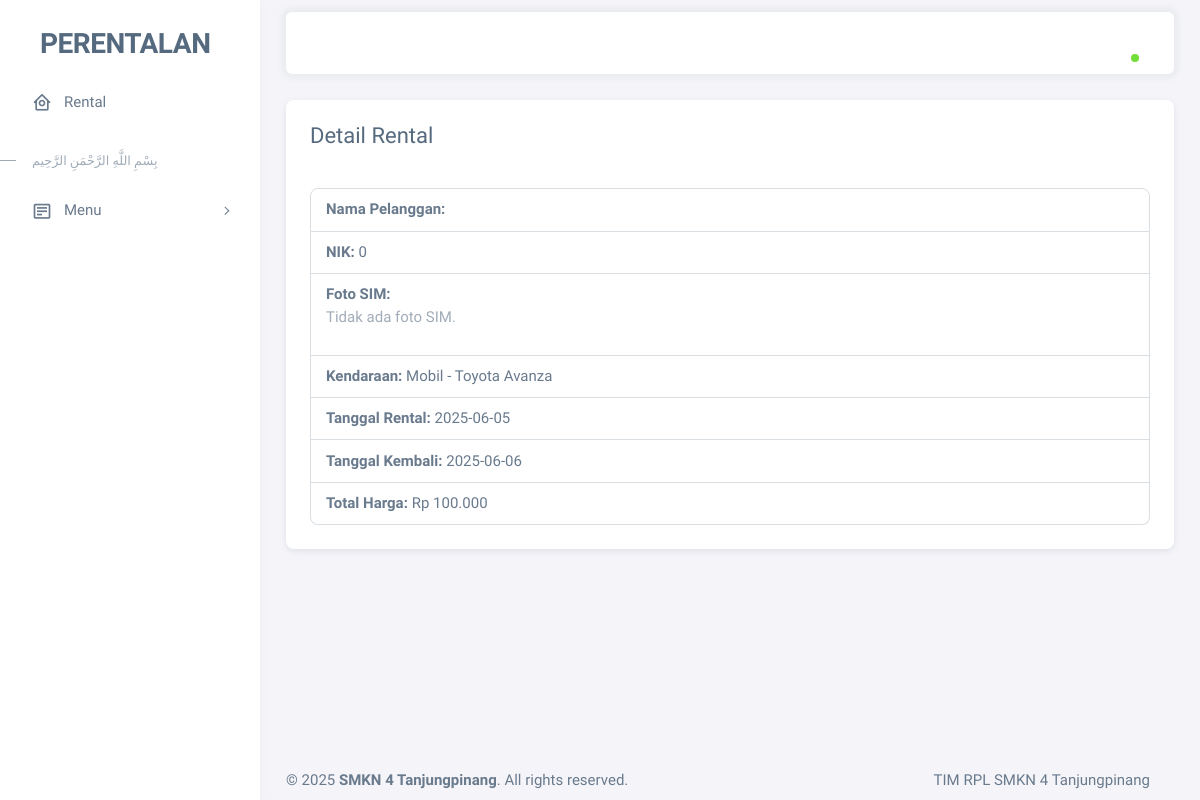
/detail_rental.php?rental_id=12 (signed in), run on the app's committed database.
### tables this page shows
CREATE TABLE `rental` (
  `rental_id` int(11) NOT NULL,
  `kendaraan_id` int(11) DEFAULT NULL,
  `pelanggan_id` int(11) DEFAULT NULL,
  `tgl_rental` date DEFAULT NULL,
  `tgl_kembali` date DEFAULT NULL,
  `total` int(11) DEFAULT NULL,
  `IMAGE` varchar(255) DEFAULT NULL
);

CREATE TABLE `pelanggan` (
  `pelanggan_id` int(11) NOT NULL,
  `NIK` int(255) NOT NULL,
  `nama` varchar(100) NOT NULL,
  `sim` varchar(255) DEFAULT NULL
);

CREATE TABLE `kendaraan` (
  `kendaraan_id` int(11) NOT NULL,
  `tipe` varchar(50) NOT NULL,
  `model` varchar(50) DEFAULT NULL,
  `harga_per_hari` int(11) NOT NULL
);

### detail_rental.php (the view, shortened to what this page needs)
<?php
include('.includes/header.php');
include 'config.php';
$rental_id = $_GET['rental_id'];
$query = "SELECT rental.*, pelanggan.nama, pelanggan.NIK, pelanggan.sim, kendaraan.tipe, kendaraan.model
          FROM rental
          JOIN pelanggan ON rental.pelanggan_id = pelanggan.pelanggan_id
          JOIN kendaraan ON rental.kendaraan_id = kendaraan.kendaraan_id
          WHERE rental.rental_id = '$rental_id'";
$result = mysqli_query($conn, $query);
$data = mysqli_fetch_assoc($result);
?>
<div class="container-xxl flex-grow-1 container-p-y">
  <div class="card">
    <div class="card-header">
      <h4>Detail Rental</h4>
    </div>
    <div class="card-body">
      <ul class="list-group">
        <li class="list-group-item"><strong>Nama Pelanggan:</strong> <?= htmlspecialchars($data['nama']); ?></li>
        <li class="list-group-item"><strong>NIK:</strong> <?= htmlspecialchars($data['NIK']); ?></li>
        <li class="list-group-item">
          <strong>Foto SIM:</strong><br>
          <?php
          $simPath = 'uploads/' . $data['sim'];
          if (!empty($data['sim']) && file_exists($simPath)): ?>
            <a href="<?= $simPath; ?>" target="_blank">
              <img src="<?= $simPath; ?>" alt="Foto SIM" class="img-thumbnail mt-2" style="max-width: 300px;">
            </a>
            <p class="text-muted mt-1">Klik gambar untuk memperbesar.</p>
          <?php else: ?>
            <p class="text-muted">Tidak ada foto SIM.</p>
          <?php endif; ?>
        </li>
        <li class="list-group-item"><strong>Kendaraan:</strong> <?= $data['tipe'] . ' - ' . $data['model']; ?></li>
        <li class="list-group-item"><strong>Tanggal Rental:</strong> <?= $data['tgl_rental']; ?></li>
        <li class="list-group-item"><strong>Tanggal Kembali:</strong> <?= $data['tgl_kembali']; ?></li>
        <li class="list-group-item"><strong>Total Harga:</strong> Rp <?= number_format($data['total'], 0, ',', '.'); ?>
        </li>
      </ul>
    </div>
  </div>
</div>
<?php include('.includes/footer.php'); ?>

### data on the page
rental: pelanggan.NIK "0", kendaraan.tipe "Mobil", kendaraan.model "Toyota Avanza", tgl_rental "2025-06-05", tgl_kembali "2025-06-06", total "100.000"
